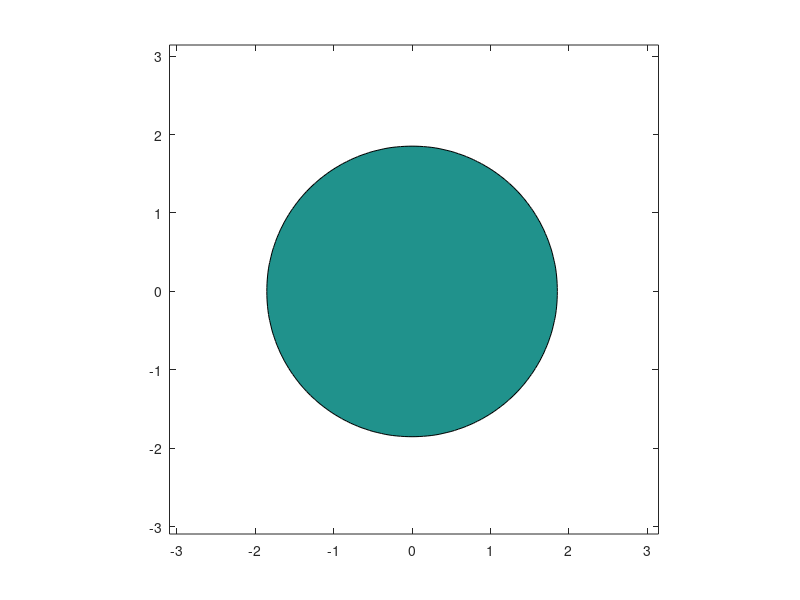

Write the MATLAB code that produced this figure.
clear;

Nx = 128;
Ny = 128;
Lx = 2*pi;
Ly = 2*pi;
hx = Lx/Nx;
hy = Ly/Ny;

x = linspace(-0.5*Lx + hx, 0.5*Lx, Nx);
y = linspace(-0.5*Ly + hy, 0.5*Ly, Ny);

[xx, yy] = ndgrid(x, y);

epsilon = 0.05;
Cahn = epsilon^2;

u = tanh((2 - sqrt(xx.^2 + yy.^2))/(sqrt(2)*epsilon));

p = 2*pi/Lx * [0:Nx/2-1, -Nx/2:-1];
q = 2*pi/Ly * [0:Ny/2-1, -Ny/2:-1];

p2 = p.^2;
q2 = q.^2;

[pp2, qq2] = ndgrid(p2, q2);

dt = 0.01;
T = 3;
Nt = round(T/dt);
ns = Nt/20;

figure(1);
clf;

contourf(x, y, real(u'), [0 0]);
axis image;
axis([x(1) x(Nx) y(1) y(Ny)]);

pause(0.01);

for iter = 1:Nt

    u = real(u);

    s_hat = fft2(Cahn*u - dt*(u.^3 - 3*u));

    v_hat = s_hat ./ ...
        (Cahn + dt*(2 + Cahn*(pp2 + qq2)));

    u = ifft2(v_hat);

    if mod(iter, ns) == 0

        contourf(x, y, real(u'), [0 0]);

        axis image;
        axis([x(1) x(Nx) y(1) y(Ny)]);

        pause(0.01);

    end

end
